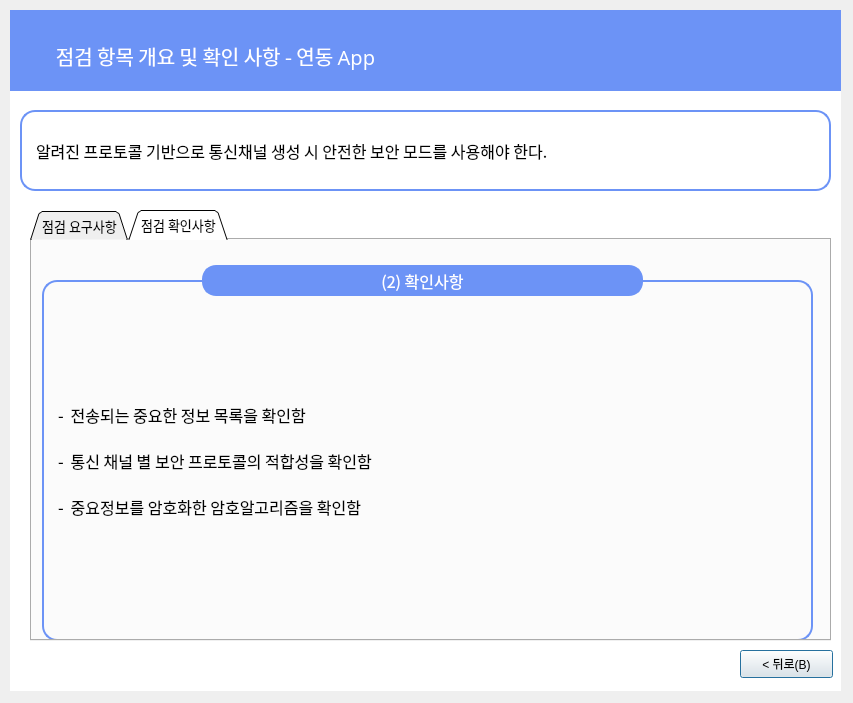
<?xml version="1.0" encoding="UTF-8"?>
<ui version="4.0">
 <class>Dialog</class>
 <widget class="QDialog" name="Dialog">
  <property name="geometry">
   <rect>
    <x>0</x>
    <y>0</y>
    <width>853</width>
    <height>703</height>
   </rect>
  </property>
  <property name="windowTitle">
   <string>Dialog</string>
  </property>
  <widget class="QLabel" name="label_6">
   <property name="geometry">
    <rect>
     <x>10</x>
     <y>10</y>
     <width>831</width>
     <height>681</height>
    </rect>
   </property>
   <property name="font">
    <font>
     <family>Gmarket Sans TTF</family>
     <pointsize>16</pointsize>
     <weight>50</weight>
     <bold>false</bold>
     <kerning>true</kerning>
    </font>
   </property>
   <property name="autoFillBackground">
    <bool>false</bool>
   </property>
   <property name="styleSheet">
    <string notr="true">background-color: rgb(255,255,255);
border-color: rgb(0, 0, 0);</string>
   </property>
   <property name="text">
    <string/>
   </property>
   <property name="scaledContents">
    <bool>false</bool>
   </property>
   <property name="alignment">
    <set>Qt::AlignCenter</set>
   </property>
  </widget>
  <widget class="QLabel" name="label_7">
   <property name="geometry">
    <rect>
     <x>10</x>
     <y>10</y>
     <width>831</width>
     <height>81</height>
    </rect>
   </property>
   <property name="font">
    <font>
     <family>Gmarket Sans TTF</family>
     <pointsize>11</pointsize>
     <weight>50</weight>
     <bold>false</bold>
     <kerning>true</kerning>
    </font>
   </property>
   <property name="autoFillBackground">
    <bool>false</bool>
   </property>
   <property name="styleSheet">
    <string notr="true">background-color: rgb(108, 147, 246);
border-color: rgb(0, 0, 0);</string>
   </property>
   <property name="text">
    <string/>
   </property>
   <property name="scaledContents">
    <bool>false</bool>
   </property>
  </widget>
  <widget class="QLabel" name="label_8">
   <property name="geometry">
    <rect>
     <x>10</x>
     <y>30</y>
     <width>411</width>
     <height>51</height>
    </rect>
   </property>
   <property name="font">
    <font>
     <family>AppleSDGothicNeoM00</family>
     <pointsize>15</pointsize>
    </font>
   </property>
   <property name="styleSheet">
    <string notr="true">color : rgb(255, 255, 255)</string>
   </property>
   <property name="text">
    <string>점검 항목 개요 및 확인 사항 - 연동 App</string>
   </property>
   <property name="alignment">
    <set>Qt::AlignCenter</set>
   </property>
  </widget>
  <widget class="QLabel" name="label_9">
   <property name="geometry">
    <rect>
     <x>20</x>
     <y>110</y>
     <width>811</width>
     <height>81</height>
    </rect>
   </property>
   <property name="font">
    <font>
     <family>AppleSDGothicNeoM00</family>
     <pointsize>12</pointsize>
     <weight>50</weight>
     <bold>false</bold>
     <kerning>true</kerning>
    </font>
   </property>
   <property name="autoFillBackground">
    <bool>false</bool>
   </property>
   <property name="styleSheet">
    <string notr="true">background-color : rgb(255, 255, 255);
padding-left:10px;
border: 2px solid rgb(108, 147, 246);
border-radius:15px</string>
   </property>
   <property name="text">
    <string>알려진 프로토콜 기반으로 통신채널 생성 시 안전한 보안 모드를 사용해야 한다.</string>
   </property>
   <property name="scaledContents">
    <bool>false</bool>
   </property>
  </widget>
  <widget class="QPushButton" name="pushButton_4">
   <property name="geometry">
    <rect>
     <x>740</x>
     <y>650</y>
     <width>93</width>
     <height>28</height>
    </rect>
   </property>
   <property name="text">
    <string>&lt; 뒤로(B)</string>
   </property>
  </widget>
  <widget class="QTabWidget" name="tabWidget">
   <property name="geometry">
    <rect>
     <x>30</x>
     <y>210</y>
     <width>801</width>
     <height>431</height>
    </rect>
   </property>
   <property name="font">
    <font>
     <family>AppleSDGothicNeoM00</family>
     <pointsize>10</pointsize>
    </font>
   </property>
   <property name="contextMenuPolicy">
    <enum>Qt::DefaultContextMenu</enum>
   </property>
   <property name="styleSheet">
    <string notr="true"/>
   </property>
   <property name="tabShape">
    <enum>QTabWidget::Triangular</enum>
   </property>
   <property name="currentIndex">
    <number>1</number>
   </property>
   <property name="elideMode">
    <enum>Qt::ElideNone</enum>
   </property>
   <property name="tabBarAutoHide">
    <bool>false</bool>
   </property>
   <widget class="QWidget" name="tab">
    <attribute name="title">
     <string>점검 요구사항</string>
    </attribute>
    <widget class="QLabel" name="label_21">
     <property name="geometry">
      <rect>
       <x>10</x>
       <y>40</y>
       <width>771</width>
       <height>361</height>
      </rect>
     </property>
     <property name="font">
      <font>
       <family>AppleSDGothicNeoM00</family>
       <pointsize>12</pointsize>
      </font>
     </property>
     <property name="styleSheet">
      <string notr="true">

border: 2px solid rgb(108, 147, 246);
border-radius:15px;
padding-left:10px;</string>
     </property>
     <property name="text">
      <string>- ‌ 중요정보 암호화 전송 시 보안 프로토콜을 사용하는 경우에는
    신뢰된 보안 프로토콜을 사용해야 함

- ‌ 신뢰할 수 있는 보안 프로토콜을 사용하는 경우라도, 버전, 모드, 옵션 등에 따라 취약성이
    존재하므로 안전하게 설정해야 함</string>
     </property>
    </widget>
    <widget class="QLabel" name="label_3">
     <property name="geometry">
      <rect>
       <x>160</x>
       <y>0</y>
       <width>461</width>
       <height>81</height>
      </rect>
     </property>
     <property name="font">
      <font>
       <family>AppleSDGothicNeoM00</family>
       <pointsize>12</pointsize>
      </font>
     </property>
     <property name="styleSheet">
      <string notr="true">background-color : rgb(108, 147, 246);
color : rgb(255, 255, 255);
border: 2px solid rgb(108, 147, 246);
margin-left:10px;
margin-right:10px;
margin-top:25px;
margin-bottom:25px;
border-radius:14px
</string>
     </property>
     <property name="text">
      <string>(1) 요구사항</string>
     </property>
     <property name="alignment">
      <set>Qt::AlignCenter</set>
     </property>
    </widget>
   </widget>
   <widget class="QWidget" name="tab_2">
    <attribute name="title">
     <string>점검 확인사항</string>
    </attribute>
    <widget class="QLabel" name="label_22">
     <property name="geometry">
      <rect>
       <x>10</x>
       <y>40</y>
       <width>771</width>
       <height>361</height>
      </rect>
     </property>
     <property name="font">
      <font>
       <family>AppleSDGothicNeoM00</family>
       <pointsize>12</pointsize>
      </font>
     </property>
     <property name="styleSheet">
      <string notr="true">

border: 2px solid rgb(108, 147, 246);
border-radius:15px;
padding-left:10px</string>
     </property>
     <property name="text">
      <string>- ‌ 전송되는 중요한 정보 목록을 확인함

- ‌ 통신 채널 별 보안 프로토콜의 적합성을 확인함

- ‌ 중요정보를 암호화한 암호알고리즘을 확인함</string>
     </property>
    </widget>
    <widget class="QLabel" name="label_4">
     <property name="geometry">
      <rect>
       <x>160</x>
       <y>0</y>
       <width>461</width>
       <height>81</height>
      </rect>
     </property>
     <property name="font">
      <font>
       <family>AppleSDGothicNeoM00</family>
       <pointsize>12</pointsize>
      </font>
     </property>
     <property name="styleSheet">
      <string notr="true">background-color : rgb(108, 147, 246);
color : rgb(255, 255, 255);
border: 2px solid rgb(108, 147, 246);
margin-left:10px;
margin-right:10px;
margin-top:25px;
margin-bottom:25px;
border-radius:14px
</string>
     </property>
     <property name="text">
      <string>(2) 확인사항</string>
     </property>
     <property name="alignment">
      <set>Qt::AlignCenter</set>
     </property>
    </widget>
   </widget>
  </widget>
 </widget>
 <resources/>
 <connections/>
</ui>
